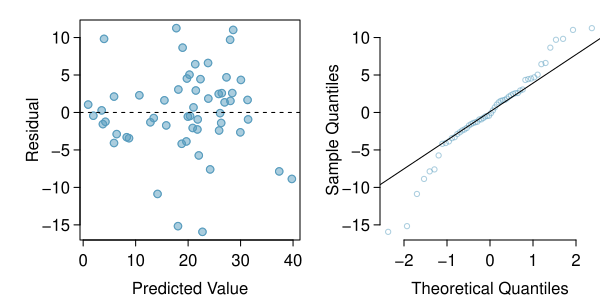

Recreate this plot in R.
library(openintro)
library(oibiostat)

data(COL)
data(forest.birds)

forest.birds$log.area = log(forest.birds$patch.area)
forest.birds$log.dist.near.patch = 
  log(forest.birds$distance.nearest.patch)
forest.birds$log.dist.larger.patch = 
  log(forest.birds$distance.larger.patch)
forest.birds$log.years.since.isolation = 
  log(forest.birds$years.since.isolation)


lm.forest.birds = lm(abundance ~ log.area + 
                       log.dist.near.patch +
                       log.dist.larger.patch +
                       altitude +
                       log.years.since.isolation + 
                       grazing.intensity, data = forest.birds)


residuals = resid(lm.forest.birds)
predicted = predict(lm.forest.birds)

myPDF("forestbirdsAbunFullModelResidNormPlots.pdf", 6, 3,
      mfrow = c(1, 2),
      mgp = c(1.9, 0.5, 0),
      mar = c(3, 3, .5, .5) + 0.1)
#mar = c(3, 0.2, 1.5, 0.8) + 0.1)

par(mar = c(3,4,1,0))

plot(predicted,
     residuals,
     pch = 19,
     cex = 1,
     col = COL[1, 3],
     xlab = "Predicted Value",
     ylab = "Residual",
     ylim = c(min(residuals), max(residuals)))
points(predicted,
       residuals,
       cex = 1,
       col = COL[1])
#mtext("Predicted Value", 1, 1.9)

abline(lm(residuals ~ predicted), lty = 2)

qqnorm(residuals,
       cex = 0.7,
       main = '',
       axes = FALSE,
       ylab = "Sample Quantiles",
       col = COL[1,3])
axis(1)
axis(2)
qqline(residuals)


dev.off()
